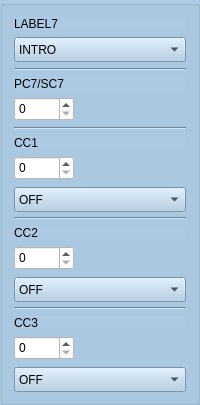
      <widget class="QGroupBox" name="columnbox7">
       <property name="sizePolicy">
        <sizepolicy hsizetype="Expanding" vsizetype="Expanding">
         <horstretch>0</horstretch>
         <verstretch>0</verstretch>
        </sizepolicy>
       </property>
       <property name="styleSheet">
        <string notr="true">background-color: rgb(172, 202, 227);</string>
       </property>
       <layout class="QVBoxLayout" name="verticalLayout_11">
        <item>
         <widget class="QLabel" name="label_BankPC1_7">
          <property name="sizePolicy">
           <sizepolicy hsizetype="Expanding" vsizetype="Expanding">
            <horstretch>0</horstretch>
            <verstretch>0</verstretch>
           </sizepolicy>
          </property>
          <property name="maximumSize">
           <size>
            <width>16777215</width>
            <height>30</height>
           </size>
          </property>
          <property name="text">
           <string>LABEL7</string>
          </property>
         </widget>
        </item>
        <item>
         <widget class="QComboBox" name="presetLabel1_7">
          <property name="sizePolicy">
           <sizepolicy hsizetype="Expanding" vsizetype="Expanding">
            <horstretch>0</horstretch>
            <verstretch>0</verstretch>
           </sizepolicy>
          </property>
          <property name="minimumSize">
           <size>
            <width>0</width>
            <height>25</height>
           </size>
          </property>
          <property name="styleSheet">
           <string notr="true">background-color: rgb(172, 202, 227);</string>
          </property>
          <item>
           <property name="text">
            <string>INTRO</string>
           </property>
          </item>
          <item>
           <property name="text">
            <string>VERSE</string>
           </property>
          </item>
          <item>
           <property name="text">
            <string>CHORUS</string>
           </property>
          </item>
          <item>
           <property name="text">
            <string>SOLO</string>
           </property>
          </item>
          <item>
           <property name="text">
            <string>OUTRO</string>
           </property>
          </item>
          <item>
           <property name="text">
            <string>BRIDGE</string>
           </property>
          </item>
         </widget>
        </item>
        <item>
         <widget class="Line" name="line_8">
          <property name="sizePolicy">
           <sizepolicy hsizetype="Expanding" vsizetype="Expanding">
            <horstretch>0</horstretch>
            <verstretch>0</verstretch>
           </sizepolicy>
          </property>
          <property name="orientation">
           <enum>Qt::Horizontal</enum>
          </property>
         </widget>
        </item>
        <item>
         <widget class="QLabel" name="label_PC1_7">
          <property name="sizePolicy">
           <sizepolicy hsizetype="Expanding" vsizetype="Expanding">
            <horstretch>0</horstretch>
            <verstretch>0</verstretch>
           </sizepolicy>
          </property>
          <property name="maximumSize">
           <size>
            <width>16777215</width>
            <height>30</height>
           </size>
          </property>
          <property name="text">
           <string>PC7/SC7</string>
          </property>
         </widget>
        </item>
        <item>
         <widget class="QSpinBox" name="spinBox_PC1_7">
          <property name="sizePolicy">
           <sizepolicy hsizetype="Expanding" vsizetype="Expanding">
            <horstretch>0</horstretch>
            <verstretch>0</verstretch>
           </sizepolicy>
          </property>
          <property name="minimumSize">
           <size>
            <width>60</width>
            <height>24</height>
           </size>
          </property>
          <property name="maximumSize">
           <size>
            <width>60</width>
            <height>16777215</height>
           </size>
          </property>
          <property name="styleSheet">
           <string notr="true">background-color: rgb(255, 255, 255);</string>
          </property>
          <property name="accelerated">
           <bool>true</bool>
          </property>
          <property name="maximum">
           <number>127</number>
          </property>
         </widget>
        </item>
        <item>
         <widget class="Line" name="line_18">
          <property name="sizePolicy">
           <sizepolicy hsizetype="Expanding" vsizetype="Expanding">
            <horstretch>0</horstretch>
            <verstretch>0</verstretch>
           </sizepolicy>
          </property>
          <property name="orientation">
           <enum>Qt::Horizontal</enum>
          </property>
         </widget>
        </item>
        <item>
         <widget class="QLabel" name="label_CC1_7">
          <property name="sizePolicy">
           <sizepolicy hsizetype="Expanding" vsizetype="Expanding">
            <horstretch>0</horstretch>
            <verstretch>0</verstretch>
           </sizepolicy>
          </property>
          <property name="maximumSize">
           <size>
            <width>16777215</width>
            <height>30</height>
           </size>
          </property>
          <property name="text">
           <string>CC1 </string>
          </property>
         </widget>
        </item>
        <item>
         <widget class="QSpinBox" name="spinBox_CC1_7">
          <property name="sizePolicy">
           <sizepolicy hsizetype="Expanding" vsizetype="Expanding">
            <horstretch>0</horstretch>
            <verstretch>0</verstretch>
           </sizepolicy>
          </property>
          <property name="minimumSize">
           <size>
            <width>60</width>
            <height>24</height>
           </size>
          </property>
          <property name="maximumSize">
           <size>
            <width>60</width>
            <height>16777215</height>
           </size>
          </property>
          <property name="styleSheet">
           <string notr="true">background-color: rgb(255, 255, 255);</string>
          </property>
          <property name="accelerated">
           <bool>true</bool>
          </property>
          <property name="maximum">
           <number>127</number>
          </property>
         </widget>
        </item>
        <item>
         <widget class="QComboBox" name="onoff1_7">
          <property name="sizePolicy">
           <sizepolicy hsizetype="Expanding" vsizetype="Expanding">
            <horstretch>0</horstretch>
            <verstretch>0</verstretch>
           </sizepolicy>
          </property>
          <property name="minimumSize">
           <size>
            <width>0</width>
            <height>25</height>
           </size>
          </property>
          <property name="maximumSize">
           <size>
            <width>16777215</width>
            <height>22</height>
           </size>
          </property>
          <property name="styleSheet">
           <string notr="true">background-color: rgb(172, 202, 227);</string>
          </property>
          <item>
           <property name="text">
            <string>OFF</string>
           </property>
          </item>
          <item>
           <property name="text">
            <string>ON</string>
           </property>
          </item>
         </widget>
        </item>
        <item>
         <widget class="Line" name="line_43">
          <property name="sizePolicy">
           <sizepolicy hsizetype="Expanding" vsizetype="Expanding">
            <horstretch>0</horstretch>
            <verstretch>0</verstretch>
           </sizepolicy>
          </property>
          <property name="orientation">
           <enum>Qt::Horizontal</enum>
          </property>
         </widget>
        </item>
        <item>
         <widget class="QLabel" name="label_CC2_7">
          <property name="sizePolicy">
           <sizepolicy hsizetype="Expanding" vsizetype="Expanding">
            <horstretch>0</horstretch>
            <verstretch>0</verstretch>
           </sizepolicy>
          </property>
          <property name="maximumSize">
           <size>
            <width>16777215</width>
            <height>30</height>
           </size>
          </property>
          <property name="text">
           <string>CC2 </string>
          </property>
         </widget>
        </item>
        <item>
         <widget class="QSpinBox" name="spinBox_CC2_7">
          <property name="sizePolicy">
           <sizepolicy hsizetype="Expanding" vsizetype="Expanding">
            <horstretch>0</horstretch>
            <verstretch>0</verstretch>
           </sizepolicy>
          </property>
          <property name="minimumSize">
           <size>
            <width>60</width>
            <height>24</height>
           </size>
          </property>
          <property name="maximumSize">
           <size>
            <width>60</width>
            <height>16777215</height>
           </size>
          </property>
          <property name="styleSheet">
           <string notr="true">background-color: rgb(255, 255, 255);</string>
          </property>
          <property name="accelerated">
           <bool>true</bool>
          </property>
          <property name="maximum">
           <number>127</number>
          </property>
         </widget>
        </item>
        <item>
         <widget class="QComboBox" name="onoff2_7">
          <property name="sizePolicy">
           <sizepolicy hsizetype="Expanding" vsizetype="Expanding">
            <horstretch>0</horstretch>
            <verstretch>0</verstretch>
           </sizepolicy>
          </property>
          <property name="minimumSize">
           <size>
            <width>0</width>
            <height>25</height>
           </size>
          </property>
          <property name="maximumSize">
           <size>
            <width>16777215</width>
            <height>22</height>
           </size>
          </property>
          <property name="styleSheet">
           <string notr="true">background-color: rgb(172, 202, 227);</string>
          </property>
          <item>
           <property name="text">
            <string>OFF</string>
           </property>
          </item>
          <item>
           <property name="text">
            <string>ON</string>
           </property>
          </item>
         </widget>
        </item>
        <item>
         <widget class="Line" name="line_36">
          <property name="sizePolicy">
           <sizepolicy hsizetype="Expanding" vsizetype="Expanding">
            <horstretch>0</horstretch>
            <verstretch>0</verstretch>
           </sizepolicy>
          </property>
          <property name="orientation">
           <enum>Qt::Horizontal</enum>
          </property>
         </widget>
        </item>
        <item>
         <widget class="QLabel" name="label_CC3_7">
          <property name="sizePolicy">
           <sizepolicy hsizetype="Expanding" vsizetype="Expanding">
            <horstretch>0</horstretch>
            <verstretch>0</verstretch>
           </sizepolicy>
          </property>
          <property name="maximumSize">
           <size>
            <width>16777215</width>
            <height>30</height>
           </size>
          </property>
          <property name="text">
           <string>CC3 </string>
          </property>
         </widget>
        </item>
        <item>
         <widget class="QSpinBox" name="spinBox_CC3_7">
          <property name="sizePolicy">
           <sizepolicy hsizetype="Expanding" vsizetype="Expanding">
            <horstretch>0</horstretch>
            <verstretch>0</verstretch>
           </sizepolicy>
          </property>
          <property name="minimumSize">
           <size>
            <width>60</width>
            <height>24</height>
           </size>
          </property>
          <property name="maximumSize">
           <size>
            <width>60</width>
            <height>16777215</height>
           </size>
          </property>
          <property name="styleSheet">
           <string notr="true">background-color: rgb(255, 255, 255);</string>
          </property>
          <property name="accelerated">
           <bool>true</bool>
          </property>
          <property name="maximum">
           <number>127</number>
          </property>
         </widget>
        </item>
        <item>
         <widget class="QComboBox" name="onoff3_7">
          <property name="sizePolicy">
           <sizepolicy hsizetype="Expanding" vsizetype="Expanding">
            <horstretch>0</horstretch>
            <verstretch>0</verstretch>
           </sizepolicy>
          </property>
          <property name="minimumSize">
           <size>
            <width>0</width>
            <height>25</height>
           </size>
          </property>
          <property name="maximumSize">
           <size>
            <width>16777215</width>
            <height>22</height>
           </size>
          </property>
          <property name="styleSheet">
           <string notr="true">background-color: rgb(172, 202, 227);</string>
          </property>
          <item>
           <property name="text">
            <string>OFF</string>
           </property>
          </item>
          <item>
           <property name="text">
            <string>ON</string>
           </property>
          </item>
         </widget>
        </item>
       </layout>
      </widget>
